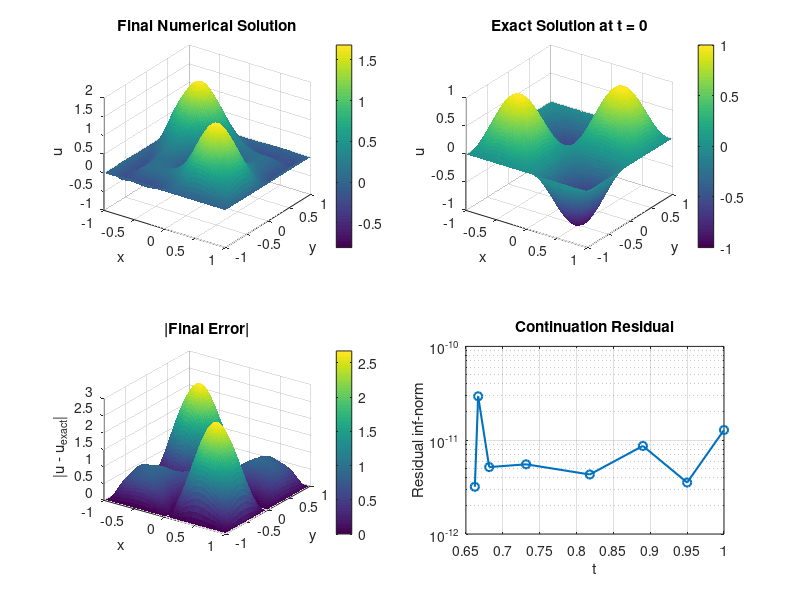

The MATLAB script that drew this image:
function biharmonic_to_monge_ampere_homotopy_bmatrix_demo()
% Fixed-right-hand-side continuation for
%
%   t * Delta^2 u + (1 - t) * det(D^2 u) = f,
%
% on Omega = (-1,1)^2, using the paper's Legendre-Galerkin basis and the
% explicit B-matrix transform chain.
%
% Setup:
% 1. Choose u_exact(x,y) = sin(pi x) sin(pi y),
% 2. Fix the target right-hand side from the nonlinear endpoint:
%       f(x,y) = det(D^2 u_exact),
% 3. Continue from t = 1 down to t = 0.
%
% Only the final t = 0 problem has u_exact as an exact solution. The
% intermediate t-level problems are continuation problems.

    clc;
    close all;

    problem = default_problem();
    result = solve_fixed_rhs_homotopy(problem);

    fprintf('Final continuation parameter t = %.2f\n', result.t_values(end));
    fprintf('Final residual inf-norm        = %.3e\n', result.residual_history(end));
    fprintf('Final relative L2 error        = %.3e\n', result.rel_l2_error);
    fprintf('Final max error                = %.3e\n', result.max_error);
    fprintf('Final Jacobian sigma_min       = %.3e\n', result.jacobian_sigma_min(end));
    fprintf('Final Jacobian cond            = %.3e\n', result.jacobian_cond(end));
    fprintf('Final Hessian lambda_min min   = %.3e\n', result.hessian_lambda_min(end));
    fprintf('Final Hessian lambda_max max   = %.3e\n', result.hessian_lambda_max(end));
    fprintf('Final Hessian PSD ratio        = %.3f\n', result.hessian_psd_ratio(end));
    fprintf('Final Hessian indefinite ratio = %.3f\n', result.hessian_indef_ratio(end));

    plot_solution(result);
end

function problem = default_problem()
    problem.N = 10;
    problem.Q = 32;
    problem.eval_points = 101;
    problem.t_start = 1.00;
    problem.t_end = 0.00;
    problem.initial_step = 0.05;
    problem.min_step = 0.0025;
    problem.max_step = 0.10;
    problem.step_growth = 1.20;
    problem.accept_tol = 1e-8;
    problem.max_continuation_steps = 120;
    problem.newton_tol = 1e-10;
    problem.newton_maxit = 20;
    problem.line_search_min = 2^-12;

    problem.exact_u = @(X, Y) sin(pi * X) .* sin(pi * Y);
    problem.fixed_f = @(X, Y) det_hessian_exact(X, Y);
    problem.boundary_extension = @(X, Y) sin(pi * X) .* sin(pi * Y);
end

function D = det_hessian_exact(X, Y)
    s = sin(pi * X) .* sin(pi * Y);
    c = cos(pi * X) .* cos(pi * Y);
    D = pi^4 * (s.^2 - c.^2);
end

function result = solve_fixed_rhs_homotopy(problem)
    ops = build_b_matrix_operators(problem.N, problem.Q, problem.eval_points);
    lift = build_boundary_lift(problem, ops);

    F_vals = problem.fixed_f(ops.Xq, ops.Yq);
    F_vec = ops.T1 * F_vals(:);

    % Paper-style initialization: start the first homotopy level from zero.
    U_vec = zeros(problem.N^2, 1);

    t_history = zeros(problem.max_continuation_steps, 1);
    residual_history = zeros(problem.max_continuation_steps, 1);
    newton_steps = zeros(problem.max_continuation_steps, 1);
    jacobian_sigma_min = zeros(problem.max_continuation_steps, 1);
    jacobian_cond = zeros(problem.max_continuation_steps, 1);
    hessian_lambda_min = zeros(problem.max_continuation_steps, 1);
    hessian_lambda_max = zeros(problem.max_continuation_steps, 1);
    hessian_psd_ratio = zeros(problem.max_continuation_steps, 1);
    hessian_nsd_ratio = zeros(problem.max_continuation_steps, 1);
    hessian_indef_ratio = zeros(problem.max_continuation_steps, 1);

    [U_vec, iter_count, res_norm] = newton_solve( ...
        U_vec, ...
        @(z) residual(z, problem.t_start, F_vec, ops, lift), ...
        @(z) jacobian(z, problem.t_start, ops, lift), ...
        problem.newton_tol, ...
        problem.newton_maxit, ...
        problem.line_search_min);

    accepted = 1;
    current_t = problem.t_start;
    step = problem.initial_step;
    [sigma_min, cond_val] = jacobian_diagnostics(jacobian(U_vec, current_t, ops, lift));
    [lam_min, lam_max, psd_ratio, nsd_ratio, indef_ratio] = hessian_branch_diagnostics(U_vec, ops, lift);
    t_history(accepted) = current_t;
    residual_history(accepted) = res_norm;
    newton_steps(accepted) = iter_count;
    jacobian_sigma_min(accepted) = sigma_min;
    jacobian_cond(accepted) = cond_val;
    hessian_lambda_min(accepted) = lam_min;
    hessian_lambda_max(accepted) = lam_max;
    hessian_psd_ratio(accepted) = psd_ratio;
    hessian_nsd_ratio(accepted) = nsd_ratio;
    hessian_indef_ratio(accepted) = indef_ratio;
    fprintf(['t = %5.3f, Newton steps = %2d, residual = %.3e, sigma_min = %.3e, cond = %.3e, ' ...
        'lam_min = %.3e, lam_max = %.3e, psd = %.3f, indef = %.3f\n'], ...
        current_t, iter_count, res_norm, sigma_min, cond_val, lam_min, lam_max, psd_ratio, indef_ratio);

    while current_t > problem.t_end && accepted < problem.max_continuation_steps
        target_t = max(problem.t_end, current_t - step);
        U_try0 = U_vec;

        [U_try, iter_count, res_norm] = newton_solve( ...
            U_try0, ...
            @(z) residual(z, target_t, F_vec, ops, lift), ...
            @(z) jacobian(z, target_t, ops, lift), ...
            problem.newton_tol, ...
            problem.newton_maxit, ...
            problem.line_search_min);

        if res_norm <= problem.accept_tol
            accepted = accepted + 1;
            current_t = target_t;
            U_vec = U_try;
            [sigma_min, cond_val] = jacobian_diagnostics(jacobian(U_vec, current_t, ops, lift));
            [lam_min, lam_max, psd_ratio, nsd_ratio, indef_ratio] = hessian_branch_diagnostics(U_vec, ops, lift);
            t_history(accepted) = current_t;
            residual_history(accepted) = res_norm;
            newton_steps(accepted) = iter_count;
            jacobian_sigma_min(accepted) = sigma_min;
            jacobian_cond(accepted) = cond_val;
            hessian_lambda_min(accepted) = lam_min;
            hessian_lambda_max(accepted) = lam_max;
            hessian_psd_ratio(accepted) = psd_ratio;
            hessian_nsd_ratio(accepted) = nsd_ratio;
            hessian_indef_ratio(accepted) = indef_ratio;
            fprintf(['t = %5.3f, Newton steps = %2d, residual = %.3e, step = %.4f, sigma_min = %.3e, cond = %.3e, ' ...
                'lam_min = %.3e, lam_max = %.3e, psd = %.3f, indef = %.3f\n'], ...
                current_t, iter_count, res_norm, step, sigma_min, cond_val, lam_min, lam_max, psd_ratio, indef_ratio);

            if current_t > problem.t_end
                step = min(problem.max_step, step * problem.step_growth);
            end
        else
            new_step = step / 2;
            fprintf('reject t = %5.3f, residual = %.3e, step %.4f -> %.4f\n', target_t, res_norm, step, new_step);
            step = new_step;
            if step < problem.min_step
                warning('ContinuationFailed:MinStep', ...
                    'Adaptive continuation stopped before reaching t_end; required step %.4g below min_step %.4g.', ...
                    step, problem.min_step);
                break;
            end
        end
    end

    U_hat = reshape(U_vec, problem.N, problem.N);
    U_eval = ops.Phi_eval * U_hat * ops.Phi_eval.';
    U_exact = problem.exact_u(ops.Xe, ops.Ye);
    u_total_eval = U_eval + lift.eval_vals;
    err = u_total_eval - U_exact;

    result.coefficients = U_hat;
    result.t_values = t_history(1:accepted);
    result.residual_history = residual_history(1:accepted);
    result.newton_steps = newton_steps(1:accepted);
    result.jacobian_sigma_min = jacobian_sigma_min(1:accepted);
    result.jacobian_cond = jacobian_cond(1:accepted);
    result.hessian_lambda_min = hessian_lambda_min(1:accepted);
    result.hessian_lambda_max = hessian_lambda_max(1:accepted);
    result.hessian_psd_ratio = hessian_psd_ratio(1:accepted);
    result.hessian_nsd_ratio = hessian_nsd_ratio(1:accepted);
    result.hessian_indef_ratio = hessian_indef_ratio(1:accepted);
    result.X_eval = ops.Xe;
    result.Y_eval = ops.Ye;
    result.U_eval = u_total_eval;
    result.U_exact = U_exact;
    result.error = err;
    result.rel_l2_error = norm(err(:)) / max(norm(U_exact(:)), eps);
    result.max_error = norm(err(:), inf);
    result.final_t = current_t;
end

function lift = build_boundary_lift(problem, ops)
    if isfield(problem, "boundary_extension") && isa(problem.boundary_extension, "function_handle")
        Ub_vals = problem.boundary_extension(ops.Xq, ops.Yq);
        eval_vals = problem.boundary_extension(ops.Xe, ops.Ye);
    else
        Ub_vals = zeros(size(ops.Xq));
        eval_vals = zeros(size(ops.Xe));
    end

    Ub_vec = Ub_vals(:);
    Ub_leg_vec = ops.forward_legendre * Ub_vec;
    Id = ops.Id_full;

    Ub_xx_vals = ops.nodal_from_legendre * kron(Id, ops.B5) * Ub_leg_vec;
    Ub_yy_vals = ops.nodal_from_legendre * kron(ops.B5, Id) * Ub_leg_vec;
    Ub_xy_vals = ops.nodal_from_legendre * kron(ops.B6, ops.B6) * Ub_leg_vec;

    Ub_lap_vals = Ub_xx_vals + Ub_yy_vals;
    Ub_lap_leg_vec = ops.forward_legendre * Ub_lap_vals;
    Ub_lap_xx_vals = ops.nodal_from_legendre * kron(Id, ops.B5) * Ub_lap_leg_vec;
    Ub_lap_yy_vals = ops.nodal_from_legendre * kron(ops.B5, Id) * Ub_lap_leg_vec;
    Ub_biharm_vals = Ub_lap_xx_vals + Ub_lap_yy_vals;
    Ub_biharm_phi = ops.T1 * Ub_biharm_vals;

    lift.xx_vals = Ub_xx_vals;
    lift.yy_vals = Ub_yy_vals;
    lift.xy_vals = Ub_xy_vals;
    lift.biharm_phi = Ub_biharm_phi;
    lift.eval_vals = eval_vals;
end

function [sigma_min, cond_val] = jacobian_diagnostics(J)
    s = svd(J);
    sigma_min = s(end);
    if sigma_min == 0
        cond_val = inf;
    else
        cond_val = s(1) / sigma_min;
    end
end

function [lam_min, lam_max, psd_ratio, nsd_ratio, indef_ratio] = hessian_branch_diagnostics(U_vec, ops, lift)
    u_xx = ops.T2 * U_vec + lift.xx_vals;
    u_yy = ops.T3 * U_vec + lift.yy_vals;
    u_xy = ops.T4 * U_vec + lift.xy_vals;

    trace_h = u_xx + u_yy;
    disc = sqrt(max((u_xx - u_yy) .^ 2 + 4 * u_xy .^ 2, 0));
    lambda1 = 0.5 * (trace_h - disc);
    lambda2 = 0.5 * (trace_h + disc);

    tol = 1e-10;
    psd_mask = (lambda1 >= -tol) & (lambda2 >= -tol);
    nsd_mask = (lambda1 <= tol) & (lambda2 <= tol);
    indef_mask = ~(psd_mask | nsd_mask);

    lam_min = min(lambda1);
    lam_max = max(lambda2);
    psd_ratio = mean(psd_mask);
    nsd_ratio = mean(nsd_mask);
    indef_ratio = mean(indef_mask);
end

function r = residual(U_vec, t, F_vec, ops, lift)
    u_xx_vals = ops.T2 * U_vec + lift.xx_vals;
    u_yy_vals = ops.T3 * U_vec + lift.yy_vals;
    u_xy_vals = ops.T4 * U_vec + lift.xy_vals;

    biharm_vec = ops.T * U_vec;
    det_vec = ops.T1 * (u_xx_vals .* u_yy_vals - u_xy_vals .^ 2);

    r = t * biharm_vec + (1 - t) * det_vec - F_vec + t * lift.biharm_phi;
end

function J = jacobian(U_vec, t, ops, lift)
    u_xx_vals = ops.T2 * U_vec + lift.xx_vals;
    u_yy_vals = ops.T3 * U_vec + lift.yy_vals;
    u_xy_vals = ops.T4 * U_vec + lift.xy_vals;

    nonlin_jac = ops.T1 * ( ...
        diag(u_yy_vals) * ops.T2 + ...
        diag(u_xx_vals) * ops.T3 - ...
        2 * diag(u_xy_vals) * ops.T4);

    J = t * ops.T + (1 - t) * nonlin_jac;
end

function ops = build_b_matrix_operators(N, Q, eval_points)
    full_count = N + 2;
    full_deg = full_count - 1;

    [xq, wq] = legendre_gauss(Q);
    Pq = legendre_values(xq, full_deg);
    gamma = 2 ./ (2 * (0:full_deg)' + 1);

    B1 = diag(1 ./ gamma) * (Pq.' * diag(wq));
    B2 = diag(gamma);

    B3 = zeros(full_count, N);
    for j = 0:N-1
        B3(j + 1, j + 1) = 1;
        B3(j + 3, j + 1) = -1;
    end

    B4 = Pq;

    B5 = zeros(full_count, full_count);
    for j = 0:full_deg
        for k = 0:full_deg
            if mod(k + j, 2) == 0 && k <= j - 2
                B5(k + 1, j + 1) = (k + 0.5) * (j * (j + 1) - k * (k + 1));
            end
        end
    end

    B6 = zeros(full_count, full_count);
    for j = 0:full_deg
        for k = 0:full_deg
            if mod(k + j, 2) == 1 && k <= j - 1
                B6(k + 1, j + 1) = 2 * k + 1;
            end
        end
    end

    coeff_to_legendre = kron(B3, B3);
    nodal_from_legendre = kron(B4, B4);
    forward_legendre = kron(B1, B1);
    Id_full = speye(full_count);
    Pphi = B3.' * B2 * B1;

    T1 = kron(Pphi, Pphi);
    T2 = nodal_from_legendre * kron(Id_full, B5) * coeff_to_legendre;
    T3 = nodal_from_legendre * kron(B5, Id_full) * coeff_to_legendre;
    T4 = nodal_from_legendre * kron(B6, B6) * coeff_to_legendre;

    [A, B, C] = build_abc_matrices(N);
    T = kron(A, B) + 2 * kron(C, C) + kron(B, A);

    xe = linspace(-1, 1, eval_points).';
    Pe = legendre_values(xe, full_deg);
    Phi_eval = Pe * B3;
    [Xq, Yq] = meshgrid(xq, xq);
    [Xe, Ye] = meshgrid(xe, xe);

    ops.N = N;
    ops.B1 = B1;
    ops.B2 = B2;
    ops.B3 = B3;
    ops.B4 = B4;
    ops.B5 = B5;
    ops.B6 = B6;
    ops.T = T;
    ops.T1 = T1;
    ops.T2 = T2;
    ops.T3 = T3;
    ops.T4 = T4;
    ops.Phi_eval = Phi_eval;
    ops.Xq = Xq;
    ops.Yq = Yq;
    ops.Xe = Xe;
    ops.Ye = Ye;
    ops.coeff_to_legendre = coeff_to_legendre;
    ops.nodal_from_legendre = nodal_from_legendre;
    ops.forward_legendre = forward_legendre;
    ops.full_count = full_count;
    ops.Id_full = Id_full;
end

function [A, B, C] = build_abc_matrices(N)
    A = zeros(N, N);
    B = zeros(N, N);
    C = zeros(N, N);

    for j = 0:N-1
        C(j + 1, j + 1) = 4 * j + 6;

        B(j + 1, j + 1) = 2 / (2 * j + 1) + 2 / (2 * j + 5);
        if j + 2 <= N - 1
            B(j + 3, j + 1) = -2 / (2 * j + 5);
            B(j + 1, j + 3) = B(j + 3, j + 1);
        end

        for k = 0:N-1
            if mod(k + j, 2) == 0
                A(k + 1, j + 1) = 2 * (2 * k + 3) * (2 * j + 3) * (k + 1) * (k + 2);
            end
        end
    end
end

function [z, iter_count, res_norm] = newton_solve(z0, F, Jfun, tol, maxit, line_search_min)
    z = z0;
    r = F(z);
    res_norm = norm(r, inf);

    for iter_count = 1:maxit
        if res_norm < tol
            return;
        end

        J = Jfun(z);
        delta = -(J + 1e-12 * eye(size(J))) \ r;

        alpha = 1.0;
        accepted = false;
        while alpha >= line_search_min
            z_trial = z + alpha * delta;
            r_trial = F(z_trial);
            if norm(r_trial, inf) < (1 - 1e-4 * alpha) * res_norm
                z = z_trial;
                r = r_trial;
                res_norm = norm(r, inf);
                accepted = true;
                break;
            end
            alpha = alpha / 2;
        end

        if ~accepted
            z = z + delta;
            r = F(z);
            res_norm = norm(r, inf);
        end
    end
end

function [x, w] = legendre_gauss(n)
    beta = 0.5 ./ sqrt(1 - (2 * (1:n-1)) .^ (-2));
    T = diag(beta, 1) + diag(beta, -1);
    [V, D] = eig(T);
    x = diag(D);
    [x, idx] = sort(x);
    V = V(:, idx);
    w = 2 * (V(1, :) .^ 2).';
end

function P = legendre_values(x, max_degree)
    m = numel(x);
    P = zeros(m, max_degree + 1);
    P(:, 1) = 1;
    if max_degree == 0
        return;
    end

    P(:, 2) = x;
    for n = 1:max_degree-1
        P(:, n + 2) = ((2 * n + 1) * x .* P(:, n + 1) - n * P(:, n)) / (n + 1);
    end
end

function plot_solution(result)
    figure('Color', 'w', 'Name', 'Biharmonic to Monge-Ampere Homotopy');

    subplot(2, 2, 1);
    surf(result.X_eval, result.Y_eval, result.U_eval, 'EdgeColor', 'none');
    title('Final Numerical Solution');
    xlabel('x');
    ylabel('y');
    zlabel('u');
    view(35, 30);
    colorbar;

    subplot(2, 2, 2);
    surf(result.X_eval, result.Y_eval, result.U_exact, 'EdgeColor', 'none');
    title('Exact Solution at t = 0');
    xlabel('x');
    ylabel('y');
    zlabel('u');
    view(35, 30);
    colorbar;

    subplot(2, 2, 3);
    surf(result.X_eval, result.Y_eval, abs(result.error), 'EdgeColor', 'none');
    title('|Final Error|');
    xlabel('x');
    ylabel('y');
    zlabel('|u - u_{exact}|');
    view(35, 30);
    colorbar;

    subplot(2, 2, 4);
    semilogy(result.t_values, max(result.residual_history, eps), '-o', 'LineWidth', 1.5);
    title('Continuation Residual');
    xlabel('t');
    ylabel('Residual inf-norm');
    grid on;
end
